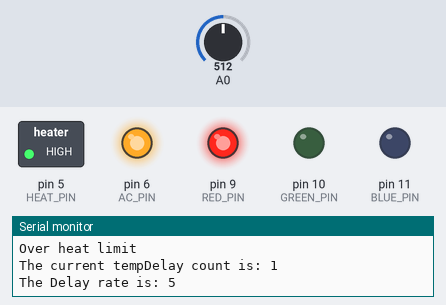
Bench run of a sketch on a simulated Arduino Uno, built with avr-gcc and run on an emulated ATmega328P. Shown: switched loads named in the sketch (green lamp = pin HIGH), output pins drawn as LEDs (lit = HIGH), the last lines printed to the serial monitor. The test bench sets the inputs (shaded band); at power-on: A0 = 512.

Above: at 3.3 s.
3.4 s: A0 set to 167
6.8 s: A0 set to 150
At 8.0 s:
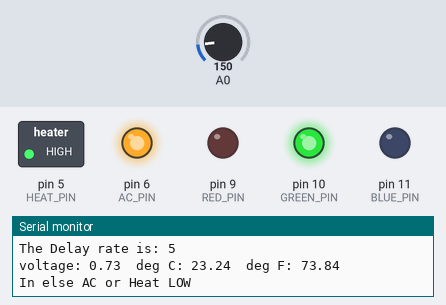
10.2 s: A0 set to 122
At 12.4 s:
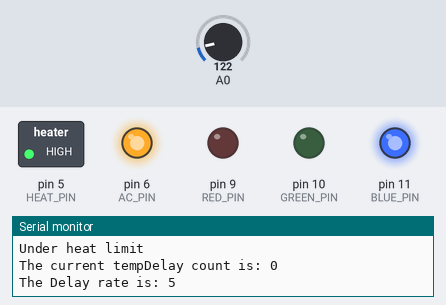
13.6 s: A0 set to 306
At 15.1 s:
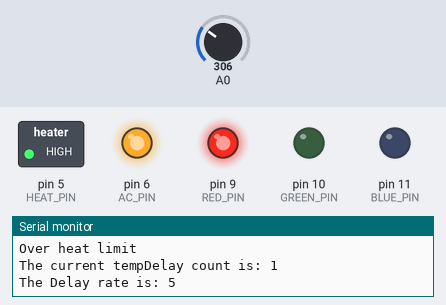
17.0 s: A0 set to 0
At 20.5 s:
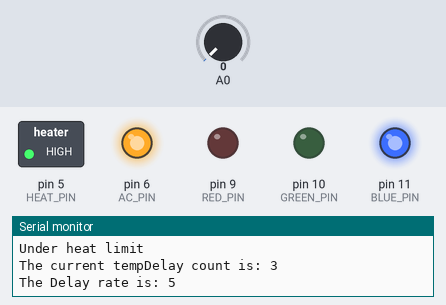
20.8 s: A0 set to 511
At 26.2 s:
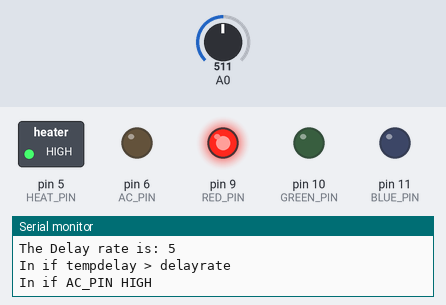
Timing chart, 0 to 27.5 s (numbered marks = the images above; inputs shaded):
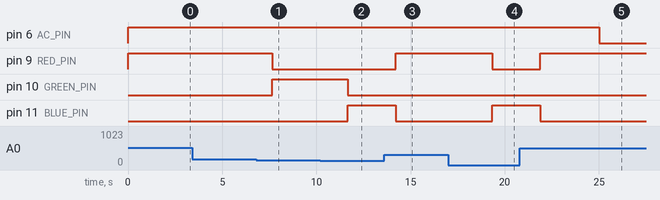

The sketch:

Thermostat_Range_Control.ino
```cpp
#include <Arduino.h>

/*
Temperature Indicator
Version 1.0
Last Updated: 04/22/2016
*/

const int temperaturePin = 0; //Temperature Input PIN, This is for the Analog TMP36GZ
const int RED_PIN = 9;
const int GREEN_PIN = 10;
const int BLUE_PIN = 11;
const int COLD = 66;
const int HOT = 74;
const int AC_PIN = 6;
const int HEAT_PIN = 5;
int tempDelay = 0;
const int delayRate = 5;
int shutDownDelay = 0;
const int shutDownDelayRate = 15;


void setup()
{
  Serial.begin(9600); // Sets up the serial monitor
  pinMode(RED_PIN, OUTPUT); //Sets the Pins to an output mode
  pinMode(GREEN_PIN, OUTPUT);
  pinMode(BLUE_PIN, OUTPUT);
  pinMode(AC_PIN, OUTPUT);
  pinMode(HEAT_PIN, OUTPUT);
  digitalWrite(AC_PIN, HIGH);
  digitalWrite(HEAT_PIN, HIGH);
}


void loop() //The main function aka where all the work is done.
{
  float voltage, degreesC, degreesF; //Declare high accuracy number variables
  voltage = getVoltage(temperaturePin);
  degreesC = (voltage - 0.5) * 100.0;

  // While we're at it, let's convert degrees Celsius to Fahrenheit.
  // This is the classic C to F conversion formula:

  degreesF = degreesC * (9.0/5.0) + 32.0;
  Serial.print("voltage: ");
  Serial.print(voltage);
  Serial.print("  deg C: ");
  Serial.print(degreesC);
  Serial.print("  deg F: ");
  Serial.println(degreesF);

  // These statements will print lines of data like this:
  // "voltage: 0.73 deg C: 22.75 deg F: 72.96"

  // Note that all of the above statements are "print", except
  // for the last one, which is "println". "Print" will output
  // text to the SAME LINE, similar to building a sentence
  // out of words. "Println" will insert a "carriage return"
  // character at the end of whatever it prints, moving down
  // to the NEXT line.


  setLED(COLD, HOT, degreesF);
  delay(2000); // repeat once per second (change as you wish!)
}


float getVoltage(int pin)
{
  // This function has one input parameter, the analog pin number
  // to read. You might notice that this function does not have
  // "void" in front of it; this is because it returns a floating-
  // point value, which is the true voltage on that pin (0 to 5V).
  // Here's the return statement for this function. We're doing
  // all the math we need to do within this statement:

  return (analogRead(pin) * 0.0048828125); //Since Analog 0 returns a value between  0 and 1023.
  //We need the voltage that analog 0 is returning as that is how we calculate our tempature
  //So we take our input voltage, in this case 5 volts (also works with 3.3 volts)
  //5 volts divided by 1024 the total possible number values that can be returned as 0 is a value
  // With this we get 0.0048828125 so you multiply that against the input and get roughly the voltage the pin is seeing
}

void setLED (int lowRange, int highRange, float currentTemperature )
{
  digitalWrite(RED_PIN, LOW);
  digitalWrite(GREEN_PIN, LOW);
  digitalWrite(BLUE_PIN, LOW);
  if (currentTemperature > highRange)
  {
    digitalWrite(RED_PIN, HIGH);
    Serial.println("Over heat limit");
    Serial.print("The current tempDelay count is: ");
    Serial.println(tempDelay);
    Serial.print("The Delay rate is: ");
    Serial.println(delayRate);
    delay(500);
    if (tempDelay > (delayRate - 1))
    {
      Serial.println("In if tempdelay > delayrate");
      if (digitalRead(AC_PIN) == HIGH)
      {
      Serial.println("In if AC_PIN HIGH");
      digitalWrite(AC_PIN, LOW);
      }
      else
      {
      Serial.println("In if AC_PIN LOW");
      shutDownDelay = 0;
      }
    }
    else
    {
      tempDelay++;
    } //End ELSE temp greater than delay
  } //End IF great Than high range
  else if (currentTemperature < lowRange)
  {
    digitalWrite(BLUE_PIN, HIGH);
    Serial.println("Under heat limit");
    Serial.print("The current tempDelay count is: ");
    Serial.println(tempDelay);
    Serial.print("The Delay rate is: ");
    Serial.println(delayRate);
    delay(500);
    if (tempDelay > (delayRate - 1))
    {
      if (digitalRead(HEAT_PIN) == HIGH)
      {
      digitalWrite(HEAT_PIN, LOW);
      }
      else
      {
      shutDownDelay = 0;
      }
    } //End IF tempdelay greater than delay rate
    else
    {
    tempDelay++;
    }
  } //End ELSEIF temp less than lowRange
  else
  {
    digitalWrite(GREEN_PIN, HIGH);
    if (digitalRead(AC_PIN) == LOW || digitalRead(HEAT_PIN) == LOW)
    {
      Serial.println("In if AC or HEAT LOW");
      Serial.print("The current shutdown count is: ");
      Serial.println(shutDownDelay);
      Serial.print("The Curent shutdown delay rate is: ");
      Serial.println(shutDownDelayRate);
      shutDownDelay++;
      if (shutDownDelay > shutDownDelayRate)
      {
        Serial.println("In if shutdown delay greater than shutdown rate");
      digitalWrite(HEAT_PIN, HIGH);
      digitalWrite(AC_PIN, HIGH);
      }
    }
    else
    {
    Serial.println("In else AC or Heat LOW");
    shutDownDelay = 0;
    }
  tempDelay = 0;
  }
}
```

Measured:
- the behaviour switches between 151 and 150 on A0 (found by bisection; images 0 and 1)
- after the input at 6.8 s, pin 9 (RED_PIN): HIGH → LOW after 0.87 s; pin 10 (GREEN_PIN): LOW → HIGH after 0.87 s
- after the input at 10.2 s, pin 10 (GREEN_PIN): HIGH → LOW after 1.5 s; pin 11 (BLUE_PIN): LOW → HIGH after 1.5 s
- after the input at 13.6 s, pin 9 (RED_PIN): LOW → HIGH after 0.63 s; pin 11 (BLUE_PIN): HIGH → LOW after 0.63 s
- after the input at 17.0 s, pin 9 (RED_PIN): HIGH → LOW after 2.3 s; pin 11 (BLUE_PIN): LOW → HIGH after 2.3 s
- after the input at 20.8 s, pin 5 (HEAT_PIN): stays HIGH (without the input it goes to LOW after 4.2 s); pin 6 (AC_PIN): HIGH → LOW after 4.2 s; pin 9 (RED_PIN): LOW → HIGH after 1.1 s; pin 11 (BLUE_PIN): HIGH → LOW after 1.1 s
